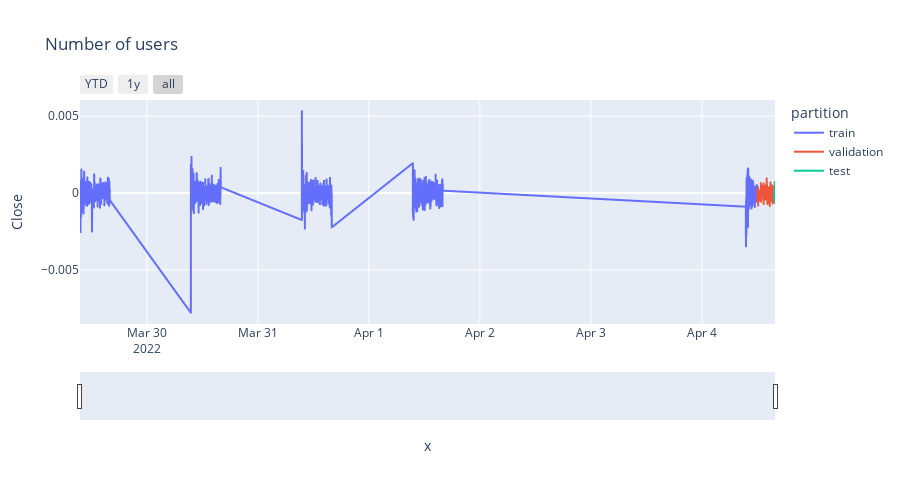

Here is the notebook cell this chart was saved with:
### Code cell
# Interactive plot of time series
data.loc[:end_train, 'partition'] = 'train'
data.loc[end_train:end_validation, 'partition'] = 'validation'
data.loc[end_validation:, 'partition'] = 'test'

fig = px.line(
    data_frame = data.reset_index(),
    x      = data.index,
    y      = 'Close',
    color  = 'partition',
    title  = 'Number of users',
    width  = 900,
    height = 500
)

fig.update_xaxes(
    rangeslider_visible=True,
    rangeselector=dict(
        buttons=list([
            dict(count=1, label="YTD", step="year", stepmode="todate"),
            dict(count=1, label="1y", step="year", stepmode="backward"),
            dict(step="all")
        ])
    )
)

fig.show()

data=data.drop(columns='partition')

### Figure 1 — Plotly figure (JSON) as saved in the notebook; plotly's stock layout.template omitted (floating-point values rounded to 4 significant figures; data arrays with more than 128 entries replaced by an {"elided": "..."} marker saying what was removed)
{"data": [{"hovertemplate": "partition=train<br>x=%{x}<br>Close=%{y}<extra></extra>", "legendgroup": "train", "line": {"color": "#636efa", "dash": "solid"}, "mode": "lines", "name": "train", "showlegend": true, "type": "scattergl", "x": {"elided": "1675 str values"}, "xaxis": "x", "y": {"elided": "1675 float values"}, "yaxis": "y"}, {"hovertemplate": "partition=validation<br>x=%{x}<br>Close=%{y}<extra></extra>", "legendgroup": "validation", "line": {"color": "#EF553B", "dash": "solid"}, "mode": "lines", "name": "validation", "showlegend": true, "type": "scattergl", "x": {"elided": "215 str values"}, "xaxis": "x", "y": {"elided": "215 float values"}, "yaxis": "y"}, {"hovertemplate": "partition=test<br>x=%{x}<br>Close=%{y}<extra></extra>", "legendgroup": "test", "line": {"color": "#00cc96", "dash": "solid"}, "mode": "lines", "name": "test", "showlegend": true, "type": "scattergl", "x": ["2022-04-04 15:36", "2022-04-04 15:37", "2022-04-04 15:38", "2022-04-04 15:39", "2022-04-04 15:40", "2022-04-04 15:41", "2022-04-04 15:42", "2022-04-04 15:43", "2022-04-04 15:44", "2022-04-04 15:45", "2022-04-04 15:46", "2022-04-04 15:47", "2022-04-04 15:48", "2022-04-04 15:49"], "xaxis": "x", "y": [-3.379e-05, -0.0003524, -0.0002463, -0.0002947, 0.0002561, 0.0002899, -0.0005186, -0.000636, 0.0003578, 4.646e-05, 0.0007172, 0.0002753, 0.0006403, 0.0002316], "yaxis": "y"}], "layout": {"height": 500, "legend": {"title": {"text": "partition"}, "tracegroupgap": 0}, "title": {"text": "Number of users"}, "width": 900, "xaxis": {"anchor": "y", "domain": [0, 1], "rangeselector": {"buttons": [{"count": 1, "label": "YTD", "step": "year", "stepmode": "todate"}, {"count": 1, "label": "1y", "step": "year", "stepmode": "backward"}, {"step": "all"}]}, "rangeslider": {"visible": true}, "title": {"text": "x"}}, "yaxis": {"anchor": "x", "domain": [0, 1], "title": {"text": "Close"}}}}
